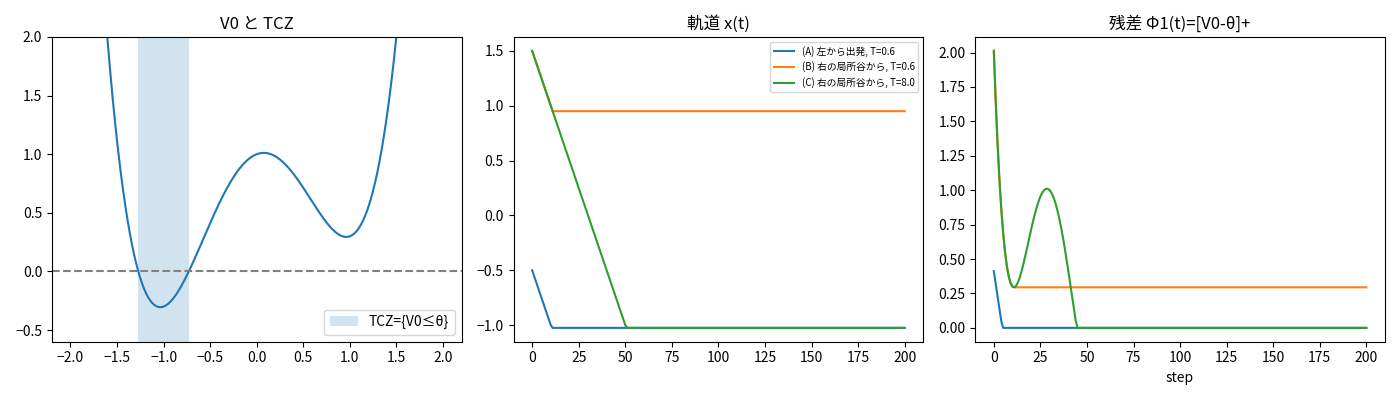

Reproduce this figure in Python.
"""
定理1 (苫米地主定理 / 個人TCZ収束) のトイ例  ※数値シミュレーション。証明ではない
-----------------------------------------------------------------------------
原文: 反復ホライズン最適制御 u* = argmin ∫V0 ds を各時刻で解き、先頭 u*(t+) だけ使う。
      補題0の「下降条件 + 誤差境界」が成り立てば dist(x(t), TCZ) → 0。
      ※ argmin であること自体からは収束しない(原文 §3「厳密性」)。

状態: x∈R (1次元), 動力学 x' = u (|u|<=1)。
V0(x) = (x^2-1)^2 + 0.3 x  … 谷が2つ: 大域最小 x≈-1.04 (V<0)、局所最小 x≈+0.96 (V≈+0.29)。
閾値 θ=0 なので TCZ = {V0 <= 0} は左の谷だけ。残差 Φ1 = [V0 - θ]+。

見どころ:
  (A) 左側の谷から出発 → 下降条件が成り立ち Φ1 が 0 に到達
  (B) 右の局所谷から出発 + 短い地平 T=0.6 → argmin を毎回解いているのに TCZ に届かない
      (これは「下降条件が成り立たない」反例。定理1の仮定を外した場合の挙動)
  (C) 同じ出発点でも地平を T=8 に伸ばすと障壁を越えて TCZ に届く。ただし山を越える間は Φ1 が増えるので、
      補題0の下降条件が全区間で成り立つわけではない(確認しているのは「最終的に届いた」という数値の事実のみ)
  (D) Lean が検証する閉ループ: 目標点フィードバック ẋ=-(x+1) (g=-1∈TCZ)、x0=-1/2。
      補題0の前提 Φ'≤-2cΦ (c=2/5)、dist²≤CΦ (C=1/6) を Lean で証明(定理1の一般結論)。
      (B) の反例側: 停留点 x_loc∈(0.9,1) の定数軌道は零フィードバック閉ループの解で、下降条件が破れる。
      ※ 反復ホライズン argmin の (A)(B)(C) の挙動そのものは Lean では証明していない(数値のみ)。
Lean 対応: Tomabechi/Examples/Theorem1_DoubleWell.lean (theoremA / caseB)
"""
# %% 準備
import numpy as np
import matplotlib.pyplot as plt
import logging; logging.getLogger("matplotlib.font_manager").setLevel(logging.ERROR)  # フォント警告を抑制
try:
    import japanize_matplotlib  # Colab: !pip -q install japanize-matplotlib
except Exception:
    plt.rcParams["font.family"] = ["Noto Sans CJK JP", "IPAexGothic", "sans-serif"]

V0 = lambda x: (x**2 - 1)**2 + 0.3 * x
theta = 0.0
grid = np.linspace(-2, 2, 4001)
rts = np.roots([1, 0, -2, 0.3, 1]); rts = np.sort(rts[np.abs(rts.imag) < 1e-9].real)   # V0=0 の実根
tcz_lo, tcz_hi = rts[0], rts[1]               # TCZ = {V0 <= θ=0} = [tcz_lo, tcz_hi] (厳密な区間端)
dist_tcz = lambda x: max(tcz_lo - x, x - tcz_hi, 0.0)
phi1 = lambda x: max(V0(x) - theta, 0.0)       # 零残差 Φ1

# %% 反復ホライズン制御: 各時刻で「目標点 g まで全速(|u|=1)で進み、着いたら停止」する
#    制御族を比較して ∫V0 ds が最小のものを選び、先頭 u(t+) だけ適用する。
#    (制御族を限った argmin。原文の全許容制御での argmin ではない点に注意)
def receding_horizon(x0, T, dt=0.05, steps=200):
    G = np.linspace(-2, 2, 161)
    s = np.arange(1, int(T / dt) + 1) * dt
    x, traj = x0, [x0]
    for _ in range(steps):
        path = x + np.sign(G - x)[:, None] * np.minimum(s[None, :], np.abs(G - x)[:, None])
        g = G[np.argmin(V0(path).sum(axis=1))]
        x = x + np.sign(g - x) * min(dt, abs(g - x))
        traj.append(x)
    return np.array(traj)

runs = {"(A) 左から出発, T=0.6": receding_horizon(-0.5, 0.6),
        "(B) 右の局所谷から, T=0.6": receding_horizon(1.5, 0.6),
        "(C) 右の局所谷から, T=8.0": receding_horizon(1.5, 8.0)}

# %% 可視化
fig, ax = plt.subplots(1, 3, figsize=(14, 4))
ax[0].plot(grid, V0(grid)); ax[0].axhline(theta, ls="--", c="gray")
ax[0].axvspan(tcz_lo, tcz_hi, alpha=.2, label="TCZ={V0≤θ}")
ax[0].set_ylim(-0.6, 2); ax[0].set_title("V0 と TCZ"); ax[0].legend()
for k, tr in runs.items():
    ax[1].plot(tr, label=k)
    ax[2].plot([phi1(x) for x in tr], label=k)
ax[1].set_title("軌道 x(t)"); ax[1].legend(fontsize=7)
ax[2].set_title("残差 Φ1(t)=[V0-θ]+"); ax[2].set_xlabel("step")
plt.tight_layout(); plt.show()

# %% 数値確認
for k, tr in runs.items():
    print(f"{k}: 最終 x={tr[-1]:+.3f}, dist(x,TCZ)={dist_tcz(tr[-1]):.3f}, Φ1={phi1(tr[-1]):.3f}")
assert dist_tcz(runs["(A) 左から出発, T=0.6"][-1]) < 1e-9
assert dist_tcz(runs["(B) 右の局所谷から, T=0.6"][-1]) > 1.0     # 反例: 届かない
assert dist_tcz(runs["(C) 右の局所谷から, T=8.0"][-1]) < 1e-9

# %% (D) Lean が検証する閉ループ ẋ=-(x+1): 補題0の前提を数値でも確認
t = np.linspace(0, 6, 6001); xD = -1 + 0.5 * np.exp(-t)         # 厳密解 x(t)=-1+½e^{-t}
Phi = np.maximum(V0(xD), 0.0); dPhi = np.gradient(Phi, t)
inside = Phi > 1e-9
print("D: max(Φ'+2cΦ) (c=2/5, ≤0 なら下降条件) =", (dPhi + 0.8 * Phi)[inside][1:-1].max())
assert (dPhi + 0.8 * Phi)[inside][1:-1].max() < 1e-3
dist = np.array([dist_tcz(x) for x in xD])
assert np.all(dist**2 <= Phi / 6 + 1e-9)                          # 誤差境界 dist² ≤ Φ/6 (C=1/6)
assert np.all(dist <= np.sqrt(Phi[0] / 6) * np.exp(-0.4 * t) + 1e-9)   # 定理1の結論 dist ≤ √(CΦ0) e^{-ct}
